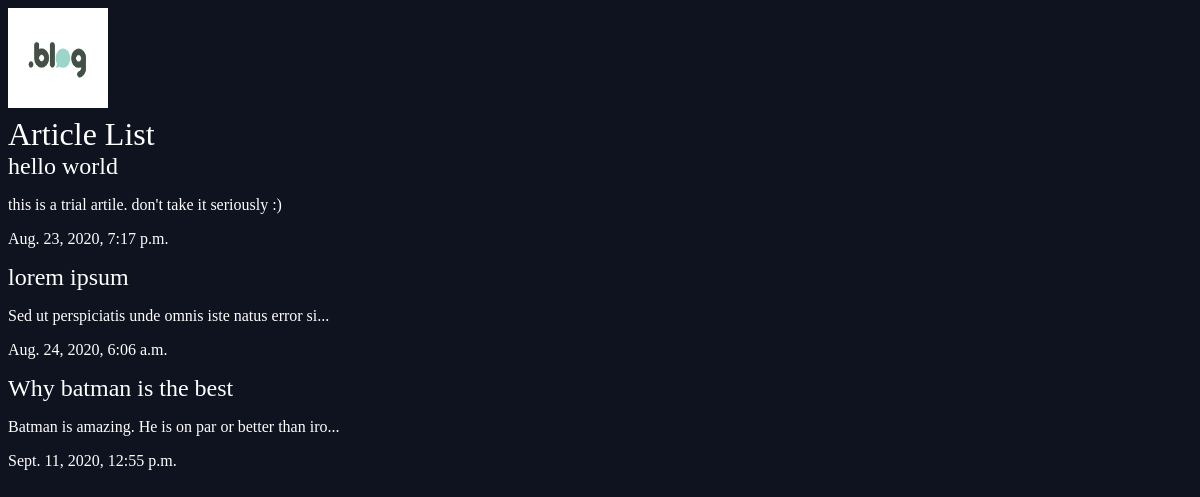
The app's page /articles/, older data.
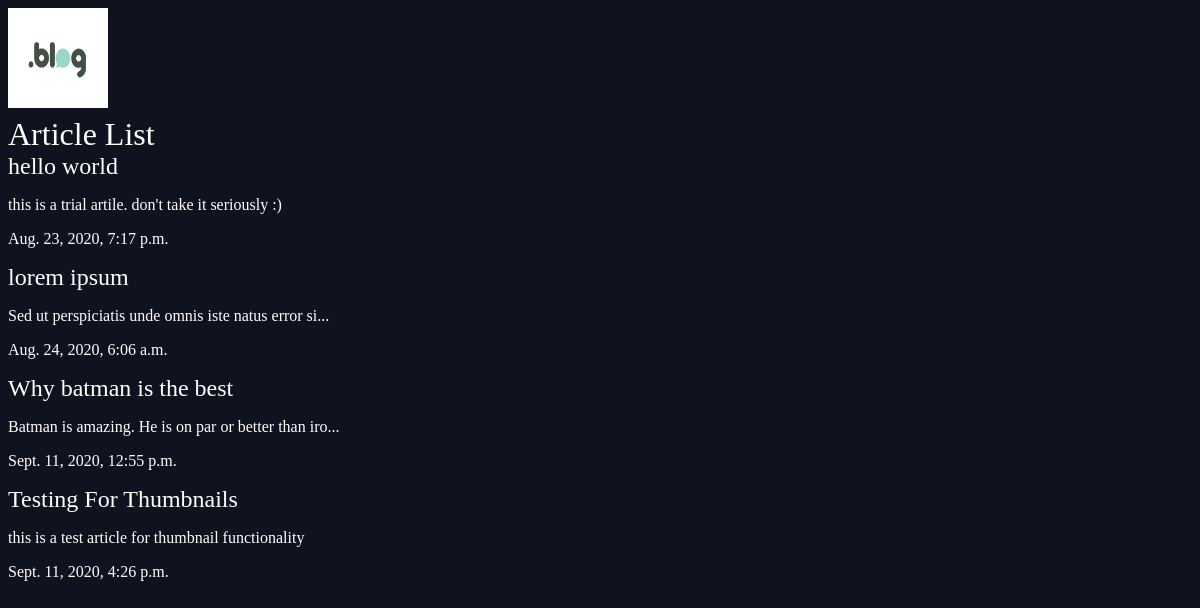
The same page, newer data.
### articles/models.py (models this page shows, shortened)
class Article(models.Model):
    title = models.CharField(max_length=100)
    slug = models.SlugField()
    body = models.TextField()
    date = models.DateTimeField(auto_now_add=True)
    thumb = models.ImageField(default = 'default.png', blank = True)
    def snippet(self):
        if len(self.body) <= 50:
            return self.body
        else:
            return self.body[:50] + "..."

### articles/views.py (the view)
# urls.py: path('', views.article_list, name='list'),
def article_list(request):
    articles = Article.objects.all().order_by('date')
    return render(request, 'articles/article_list.html', {'articles':articles})

### articles/templates/articles/article_list.html
{% extends 'base_layout.html' %}
 {% block content %}
    <h1>Article List</h1>
    <div class="articles">
        {% for article in articles %}
        <div class="article">
        <h2><a href="{% url 'articles:detail' slug=article.slug %}">{{article.title}}</a></h2>
        <p>{{article.snippet}}</p>
        <p>{{article.date}}</p>
        </div>
        {% endfor %}
    </div>
 {% endblock %}

Row changes from the older to the newer data that the page shows:
added Article: title "Testing For Thumbnails", snippet "this is a test article for thumbnail functionality", date "Sept. 11, 2020, 4:26 p.m."
